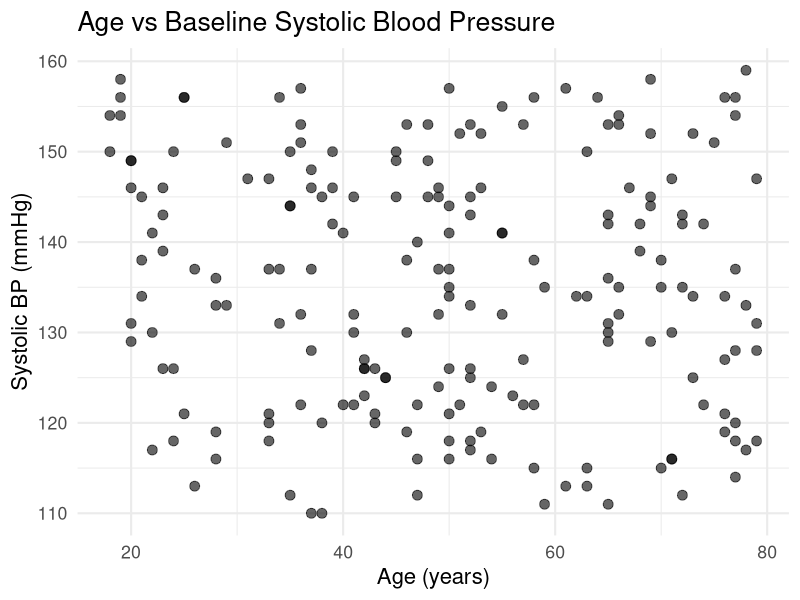
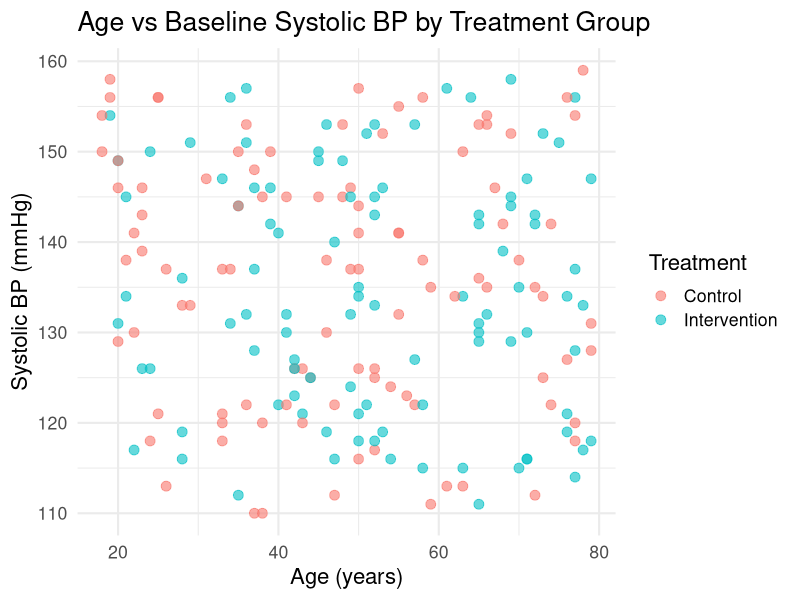
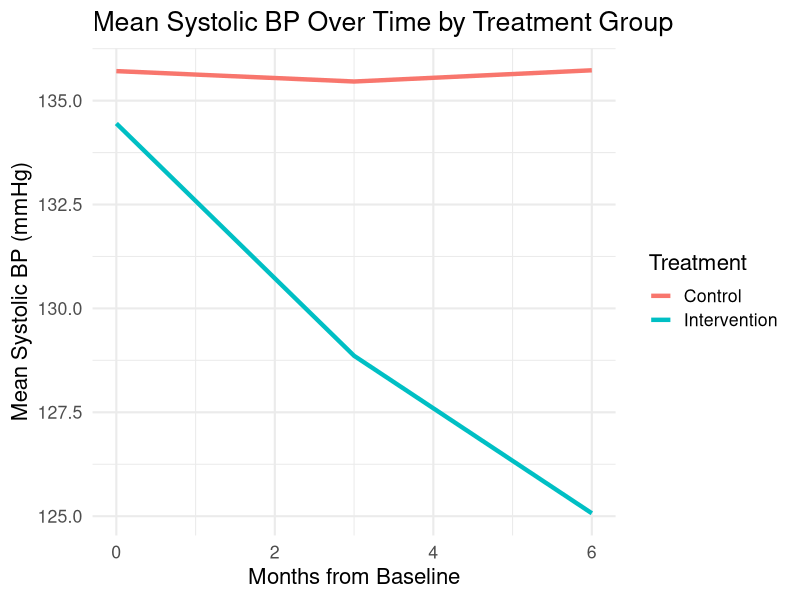
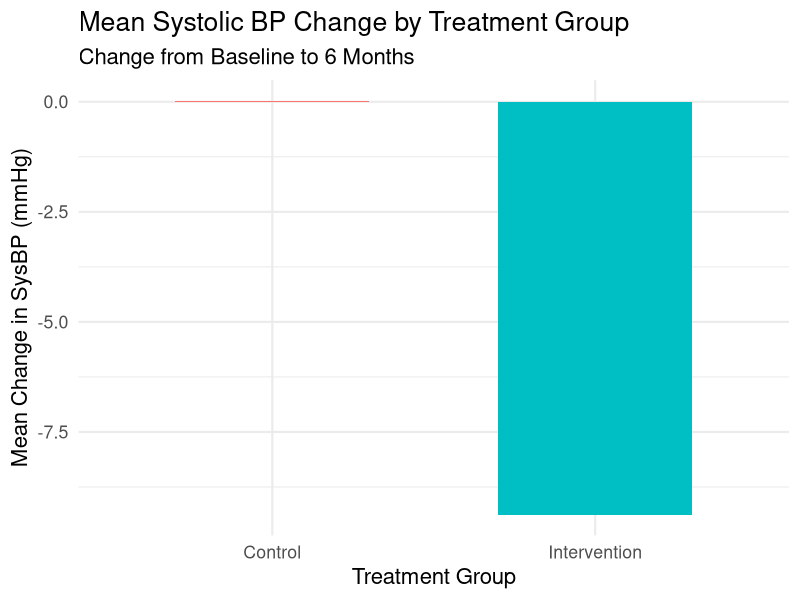
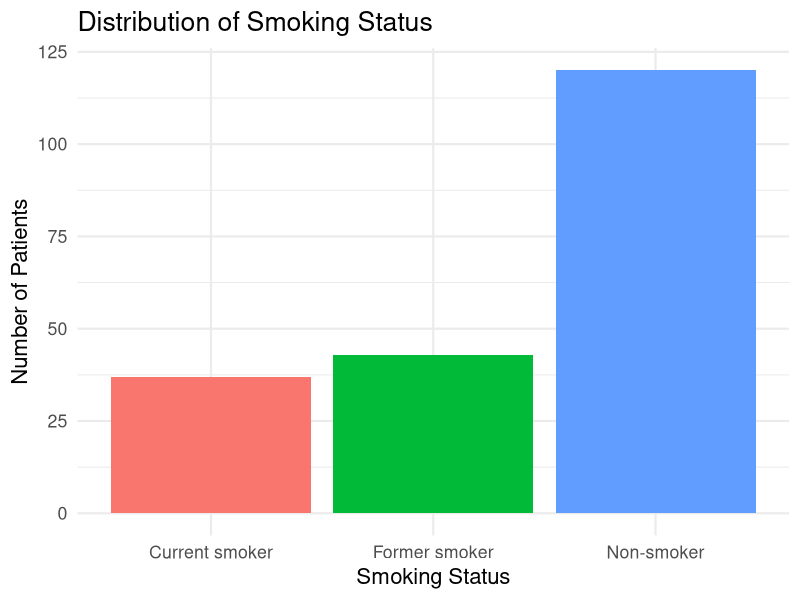
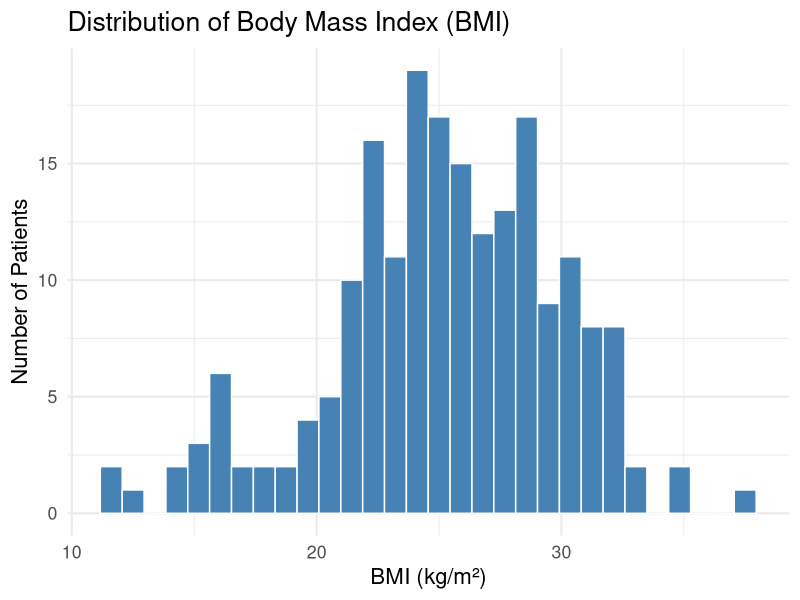
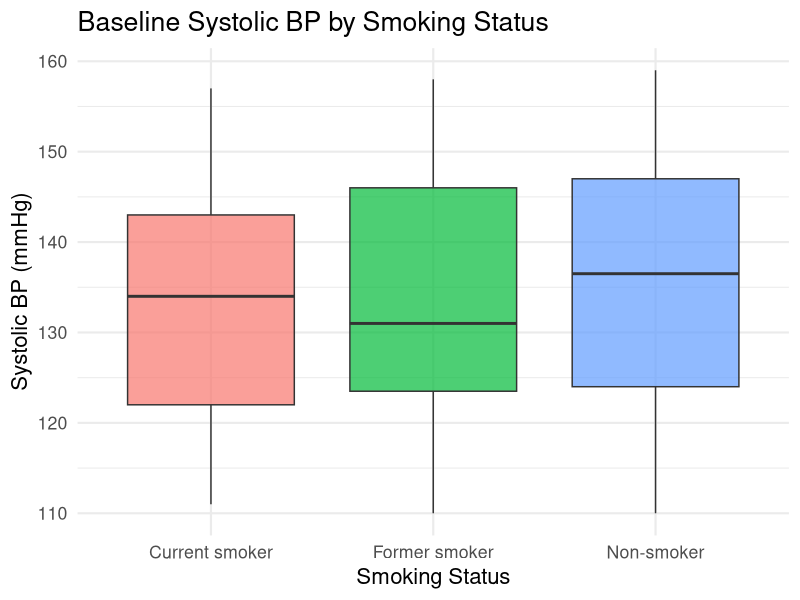
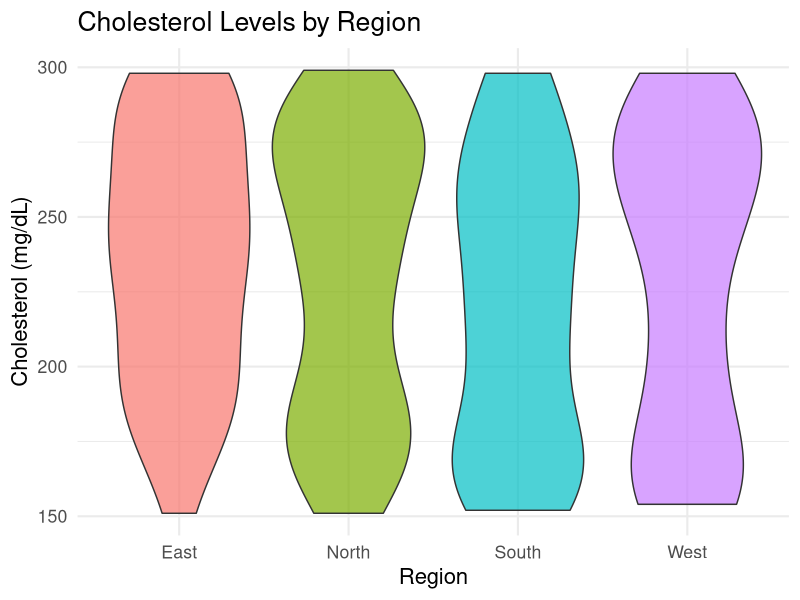

These figures' R source, in order:
## ---- chunk 1
#| echo: true
#| message: false
#| warning: false

# Load required packages
library(ggplot2)
library(dplyr)
library(tidyr)
library(readxl)

# Load the blood pressure dataset
bp_data <- read_excel("../../data/PublicHealth_BP_Dataset.xlsx")

# Preview the data
glimpse(bp_data)
## ---- chunk 2
#| echo: true
#| message: false
#| warning: false
#| code-fold: false

# Create derived variables
bp_data <- bp_data %>%
  mutate(
    # BP change from baseline to 6 months
    SysBP_Change = SysBP_6m - SysBP_0m,
    DiaBP_Change = DiaBP_6m - DiaBP_0m,
    
    # Age groups
    AgeGroup = cut(Age, 
                   breaks = c(0, 30, 50, 65, 100),
                   labels = c("18-30", "31-50", "51-65", "65+")),
    
    # Hypertension status (Systolic ≥140 or Diastolic ≥90)
    Hypertension_Baseline = ifelse(SysBP_0m >= 140 | DiaBP_0m >= 90, 
                                   "Hypertensive", "Normal"),
    
    # BMI categories
    BMI_Category = cut(BMI,
                       breaks = c(0, 18.5, 25, 30, 100),
                       labels = c("Underweight", "Normal", "Overweight", "Obese"))
  )
## ---- chunk 3
#| echo: true
#| message: false
#| code-fold: false

# Check missing data
missing_summary <- bp_data %>%
  summarise(across(everything(), ~sum(is.na(.))))

# Display columns with missing data
missing_summary %>%
  select(where(~. > 0))
## ---- chunk 4
#| echo: false
#| fig-width: 10
#| fig-height: 6

ggplot(bp_data, aes(x = Age, y = SysBP_0m)) +
  geom_point(size = 3, alpha = 0.6) +
  labs(title = "Age vs Baseline Systolic Blood Pressure",
       x = "Age (years)",
       y = "Systolic BP (mmHg)") +
  theme_minimal(base_size = 16)
## ---- chunk 5
#| echo: false
#| fig-width: 10
#| fig-height: 6

ggplot(bp_data, aes(x = Age, y = SysBP_0m, color = TreatmentGroup)) +
  geom_point(size = 3, alpha = 0.6) +
  labs(title = "Age vs Baseline Systolic BP by Treatment Group",
       x = "Age (years)",
       y = "Systolic BP (mmHg)",
       color = "Treatment") +
  theme_minimal(base_size = 16)
## ---- chunk 6
#| echo: false
#| message: false
#| fig-width: 10
#| fig-height: 6

bp_time <- bp_data %>%
  select(PatientID, TreatmentGroup, SysBP_0m, SysBP_3m, SysBP_6m) %>%
  pivot_longer(cols = starts_with("SysBP"),
               names_to = "Time", values_to = "SysBP") %>%
  mutate(Months = as.numeric(gsub("SysBP_|m", "", Time)))

bp_summary <- bp_time %>%
  group_by(TreatmentGroup, Months) %>%
  summarise(Mean_SysBP = mean(SysBP, na.rm = TRUE), .groups = "drop")

ggplot(bp_summary, aes(x = Months, y = Mean_SysBP, color = TreatmentGroup)) +
  geom_line(linewidth = 1.5) +
  labs(title = "Mean Systolic BP Over Time by Treatment Group",
       x = "Months from Baseline",
       y = "Mean Systolic BP (mmHg)",
       color = "Treatment") +
  theme_minimal(base_size = 16)
## ---- chunk 7
#| echo: false
#| message: false
#| fig-width: 10
#| fig-height: 6

bp_change_summary <- bp_data %>%
  group_by(TreatmentGroup) %>%
  summarise(Mean_Change = mean(SysBP_Change, na.rm = TRUE), .groups = "drop")

ggplot(bp_change_summary, aes(x = TreatmentGroup, y = Mean_Change, fill = TreatmentGroup)) +
  geom_col(width = 0.6) +
  labs(title = "Mean Systolic BP Change by Treatment Group",
       subtitle = "Change from Baseline to 6 Months",
       x = "Treatment Group",
       y = "Mean Change in SysBP (mmHg)",
       fill = "Treatment") +
  theme_minimal(base_size = 16) +
  theme(legend.position = "none")
## ---- chunk 8
#| echo: false
#| fig-width: 10
#| fig-height: 6

ggplot(bp_data, aes(x = SmokingStatus, fill = SmokingStatus)) +
  geom_bar() +
  labs(title = "Distribution of Smoking Status",
       x = "Smoking Status",
       y = "Number of Patients",
       fill = "Status") +
  theme_minimal(base_size = 16) +
  theme(legend.position = "none")
## ---- chunk 9
#| echo: false
#| fig-width: 10
#| fig-height: 6

ggplot(bp_data, aes(x = BMI)) +
  geom_histogram(bins = 30, fill = "steelblue", color = "white") +
  labs(title = "Distribution of Body Mass Index (BMI)",
       x = "BMI (kg/m²)",
       y = "Number of Patients") +
  theme_minimal(base_size = 16)
## ---- chunk 10
#| echo: false
#| fig-width: 10
#| fig-height: 6

ggplot(bp_data, aes(x = SmokingStatus, y = SysBP_0m, fill = SmokingStatus)) +
  geom_boxplot(alpha = 0.7) +
  labs(title = "Baseline Systolic BP by Smoking Status",
       x = "Smoking Status",
       y = "Systolic BP (mmHg)",
       fill = "Status") +
  theme_minimal(base_size = 16) +
  theme(legend.position = "none")
## ---- chunk 11
#| echo: false
#| fig-width: 10
#| fig-height: 6

ggplot(bp_data, aes(x = Region, y = Cholesterol, fill = Region)) +
  geom_violin(alpha = 0.7) +
  labs(title = "Cholesterol Levels by Region",
       x = "Region",
       y = "Cholesterol (mg/dL)",
       fill = "Region") +
  theme_minimal(base_size = 16) +
  theme(legend.position = "none")
## ---- chunk 12
#| echo: false
#| message: false
#| fig-width: 10
#| fig-height: 6

ggplot(bp_data, aes(x = Age, y = SysBP_0m)) +
  geom_point(alpha = 0.4, size = 2) +
  geom_smooth(method = "loess", se = TRUE, linewidth = 1.5, color = "darkred") +
  labs(title = "Age vs Systolic BP with LOESS Trend",
       x = "Age (years)",
       y = "Systolic BP (mmHg)") +
  theme_minimal(base_size = 16)
## ---- chunk 13
#| echo: false
#| fig-width: 10
#| fig-height: 6

ggplot(bp_data, aes(x = BloodSugar, fill = TreatmentGroup)) +
  geom_density(alpha = 0.5) +
  labs(title = "Blood Sugar Distribution by Treatment Group",
       x = "Blood Sugar (mg/dL)",
       y = "Density",
       fill = "Treatment") +
  theme_minimal(base_size = 16)
## ---- chunk 14
#| echo: false
#| fig-width: 10
#| fig-height: 6

ggplot(bp_data, aes(x = AgeGroup, y = SysBP_0m, color = TreatmentGroup)) +
  geom_jitter(width = 0.2, alpha = 0.6, size = 2.5) +
  labs(title = "Systolic BP by Age Group and Treatment",
       x = "Age Group",
       y = "Systolic BP (mmHg)",
       color = "Treatment") +
  theme_minimal(base_size = 16)
## ---- chunk 15
#| echo: false
#| message: false
#| fig-width: 10
#| fig-height: 6

ggplot(bp_data, aes(x = Age, y = Cholesterol, color = Gender)) +
  geom_point(size = 2, alpha = 0.6) +
  geom_smooth(method = "lm", se = TRUE) +
  labs(title = "Age vs Cholesterol by Gender",
       x = "Age (years)",
       y = "Cholesterol (mg/dL)",
       color = "Gender") +
  theme_minimal(base_size = 16)
